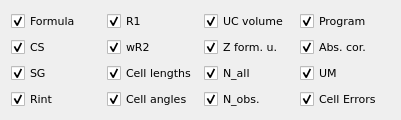
      <widget class="QWidget" name="gridLayoutWidget">
       <property name="geometry">
        <rect>
         <x>10</x>
         <y>400</y>
         <width>401</width>
         <height>88</height>
        </rect>
       </property>
       <property name="font">
        <font>
         <family>Verdana</family>
         <pointsize>8</pointsize>
        </font>
       </property>
       <layout class="QGridLayout" name="excel_table_format">
        <item row="0" column="0">
         <widget class="QCheckBox" name="chb_formula">
          <property name="font">
           <font>
            <family>Verdana</family>
            <pointsize>8</pointsize>
           </font>
          </property>
          <property name="text">
           <string>Formula</string>
          </property>
          <property name="checked">
           <bool>true</bool>
          </property>
         </widget>
        </item>
        <item row="1" column="0">
         <widget class="QCheckBox" name="chb_cs">
          <property name="font">
           <font>
            <family>Verdana</family>
            <pointsize>8</pointsize>
           </font>
          </property>
          <property name="text">
           <string>CS</string>
          </property>
          <property name="checked">
           <bool>true</bool>
          </property>
         </widget>
        </item>
        <item row="1" column="2">
         <widget class="QCheckBox" name="chb_z">
          <property name="font">
           <font>
            <family>Verdana</family>
            <pointsize>8</pointsize>
           </font>
          </property>
          <property name="text">
           <string>Z form. u.</string>
          </property>
          <property name="checked">
           <bool>true</bool>
          </property>
         </widget>
        </item>
        <item row="0" column="1">
         <widget class="QCheckBox" name="chb_r1">
          <property name="font">
           <font>
            <family>Verdana</family>
            <pointsize>8</pointsize>
           </font>
          </property>
          <property name="text">
           <string>R1</string>
          </property>
          <property name="checked">
           <bool>true</bool>
          </property>
         </widget>
        </item>
        <item row="3" column="1">
         <widget class="QCheckBox" name="chb_angles">
          <property name="font">
           <font>
            <family>Verdana</family>
            <pointsize>8</pointsize>
           </font>
          </property>
          <property name="text">
           <string>Cell angles</string>
          </property>
          <property name="checked">
           <bool>true</bool>
          </property>
         </widget>
        </item>
        <item row="3" column="2">
         <widget class="QCheckBox" name="chb_refl_obs">
          <property name="font">
           <font>
            <family>Verdana</family>
            <pointsize>8</pointsize>
           </font>
          </property>
          <property name="text">
           <string>N_obs.</string>
          </property>
          <property name="checked">
           <bool>true</bool>
          </property>
         </widget>
        </item>
        <item row="2" column="0">
         <widget class="QCheckBox" name="chb_sg">
          <property name="font">
           <font>
            <family>Verdana</family>
            <pointsize>8</pointsize>
           </font>
          </property>
          <property name="text">
           <string>SG</string>
          </property>
          <property name="checked">
           <bool>true</bool>
          </property>
         </widget>
        </item>
        <item row="2" column="1">
         <widget class="QCheckBox" name="chb_abc">
          <property name="font">
           <font>
            <family>Verdana</family>
            <pointsize>8</pointsize>
           </font>
          </property>
          <property name="text">
           <string>Cell lengths</string>
          </property>
          <property name="checked">
           <bool>true</bool>
          </property>
         </widget>
        </item>
        <item row="2" column="2">
         <widget class="QCheckBox" name="chb_refl_all">
          <property name="font">
           <font>
            <family>Verdana</family>
            <pointsize>8</pointsize>
           </font>
          </property>
          <property name="text">
           <string>N_all</string>
          </property>
          <property name="checked">
           <bool>true</bool>
          </property>
         </widget>
        </item>
        <item row="1" column="1">
         <widget class="QCheckBox" name="chb_wr2">
          <property name="font">
           <font>
            <family>Verdana</family>
            <pointsize>8</pointsize>
           </font>
          </property>
          <property name="text">
           <string>wR2</string>
          </property>
          <property name="checked">
           <bool>true</bool>
          </property>
         </widget>
        </item>
        <item row="0" column="2">
         <widget class="QCheckBox" name="chb_volume">
          <property name="font">
           <font>
            <family>Verdana</family>
            <pointsize>8</pointsize>
           </font>
          </property>
          <property name="text">
           <string>UC volume</string>
          </property>
          <property name="checked">
           <bool>true</bool>
          </property>
         </widget>
        </item>
        <item row="3" column="0">
         <widget class="QCheckBox" name="chb_rint">
          <property name="font">
           <font>
            <family>Verdana</family>
            <pointsize>8</pointsize>
           </font>
          </property>
          <property name="text">
           <string>Rint</string>
          </property>
          <property name="checked">
           <bool>true</bool>
          </property>
         </widget>
        </item>
        <item row="0" column="3">
         <widget class="QCheckBox" name="chb_program">
          <property name="enabled">
           <bool>true</bool>
          </property>
          <property name="font">
           <font>
            <family>Verdana</family>
            <pointsize>8</pointsize>
           </font>
          </property>
          <property name="text">
           <string>Program</string>
          </property>
          <property name="checkable">
           <bool>true</bool>
          </property>
          <property name="checked">
           <bool>true</bool>
          </property>
         </widget>
        </item>
        <item row="1" column="3">
         <widget class="QCheckBox" name="chb_absorp">
          <property name="font">
           <font>
            <family>Verdana</family>
            <pointsize>8</pointsize>
           </font>
          </property>
          <property name="text">
           <string>Abs. cor.</string>
          </property>
          <property name="checked">
           <bool>true</bool>
          </property>
         </widget>
        </item>
        <item row="2" column="3">
         <widget class="QCheckBox" name="chb_um">
          <property name="font">
           <font>
            <family>Verdana</family>
            <pointsize>8</pointsize>
           </font>
          </property>
          <property name="text">
           <string>UM</string>
          </property>
          <property name="checked">
           <bool>true</bool>
          </property>
         </widget>
        </item>
        <item row="3" column="3">
         <widget class="QCheckBox" name="chb_errors">
          <property name="font">
           <font>
            <family>Verdana</family>
            <pointsize>8</pointsize>
           </font>
          </property>
          <property name="text">
           <string>Cell Errors</string>
          </property>
          <property name="checked">
           <bool>true</bool>
          </property>
         </widget>
        </item>
       </layout>
      </widget>
